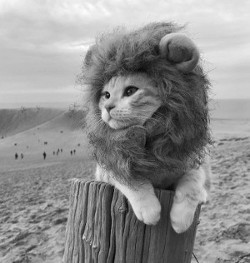
#> input picture modules/P6/TP/simba.png, 250 x 263 px
$ jupyter execute --allow-errors classez_segmentez_donnees_visuelles.ipynb
#> lines starting #> are read from the running program, lines starting #| are printed output that depends on the picture
[cell 1]
from PIL import Image, ImageOps

img = Image.open('simba.png')
#> img is the input picture: PIL image 250x263 L; min 4, max 255, mean 144.8

[cell 2]
# img.show()

[cell 3]
# Récupérer et afficher la taille de l'image (en pixels)
w, h = img.size
#> w = 250; h = 263
print("Largeur : {} px, hauteur : {} px".format(w, h))
#| Largeur : 250 px, hauteur : 263 px

[cell 4]
# Afficher son mode de quantification
print("Format des pixels : {}".format(img.mode))
#| Format des pixels : L

# Récupérer et afficher la valeur du pixel à une position précise
px_value = img.getpixel((20,100))
#> px_value = 196
print("Valeur du pixel situé en (20,100) : {}".format(px_value))
#| Valeur du pixel situé en (20,100) : 196

[cell 5]
import numpy as np

# Récupérer les valeurs de tous les pixels sous forme d'une matrice
mat = np.array(img)
mat

[cell 6]
# Afficher la taille de la matrice de pixels
print("Taille de la matrice de pixels : {}".format(mat.shape))
#| Taille de la matrice de pixels : (263, 250)

#> (a cell that did not finish here is left out)

[cell 8]
import matplotlib.pyplot as plt
import numpy as np
from PIL import Image

# Charger l'image comme matrice de pixels
img = np.array(Image.open('simba.png'))

# Générer et afficher l'histogramme
# Pour le normaliser : argument density=True dans plt.hist
# Pour avoir l'histogramme cumulé : argument cumulative=True
n, bins, patches = plt.hist(img.flatten(), bins=range(256))
#> n = 255 values, max 601 at index 194, min 0 at index 0, mean 257.8; bins = 256 values from 0 to 255; patches = 255 items
plt.show()
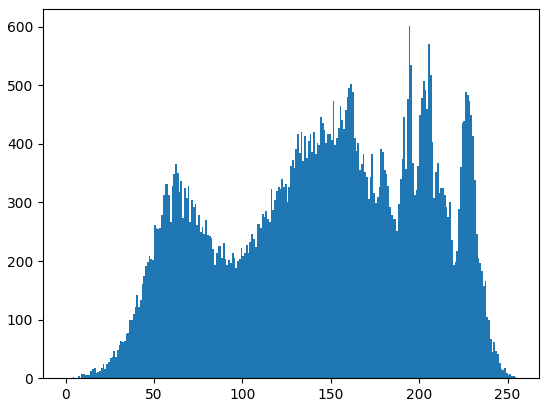
#> figure drawn by matplotlib, 1 panel; tallest bar 601 high, from x = 194 to 195

[cell 9]
img_light = img - 50
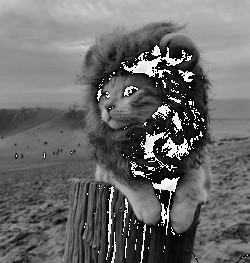
#> img_light: shape (263, 250); min 0, max 255, mean 106.4
